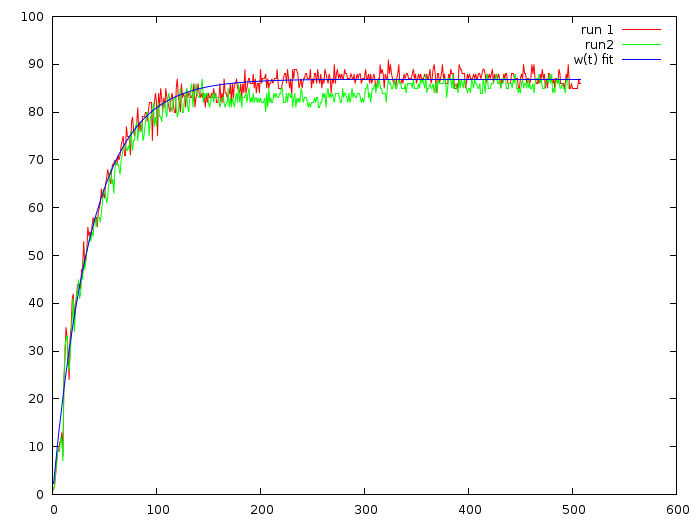

Generate this figure with gnuplot:
set terminal pngcairo size 700,524 enhanced font 'Verdana,10'
set output '128.png'

w(x) = w0*(1-exp(alpha*x))
w0 = 100
alpha = -.1
fit w(x) "128.dat" using 1:2 via w0,alpha

plot "128.dat" using 1:2 title "run 1" with lines, "" using 1:3 title "run2" with lines,  w(x) title "w(t) fit"


